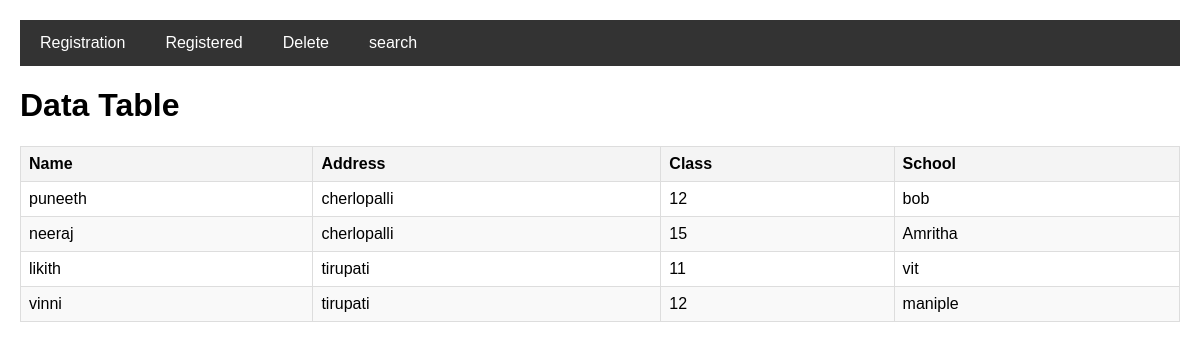
/registered, run on the app's committed database.
### student/models.py (models this page shows, shortened)
class register(models.Model):
    name=models.CharField(max_length=20)
    address=models.CharField(max_length=50)
    clas=models.IntegerField()
    school=models.CharField(max_length=100)

### student/views.py (the view)
# urls.py: path('registered',views.second,name='registered'),
def second(request):
    data=register.objects.all()
    return render(request,'second.html',{'data':data})

### templates/second.html (shortened to what this page needs)
<!DOCTYPE html>
<html lang="en">
<head>
</head>
<body>
    <div class="navbar">
        <a href="http://127.0.0.1:8000">Registration</a>
        <a href="http://127.0.0.1:8000/registered">Registered</a>
        <a href="http://127.0.0.1:8000/delk">Delete</a>
        <a href="http://127.0.0.1:8000/search">search</a>
    </div>
    <h1>Data Table</h1>
    <table>
        <thead>
            <tr>
                <th>Name</th>
                <th>Address</th>
                <th>Class</th>
                <th>School</th>
            </tr>
        </thead>
        <tbody>
            {% for re in data %}
            <tr>
                <td>{{ re.name }}</td>
                <td>{{ re.address }}</td>
                <td>{{ re.clas }}</td>
                <td>{{ re.school }}</td>
            </tr>
            {% endfor %}
        </tbody>
    </table>
</body>
</html>

### templates/second.html (style rules this page uses)
body { font-family: Arial, sans-serif; margin: 20px; }
.navbar { background-color: #333; overflow: hidden; margin-bottom: 20px; }
.navbar a { float: left; display: block; color: white; text-align: center; padding: 14px 20px; text-decoration: none; }
table { width: 100%; border-collapse: collapse; margin-bottom: 20px; }
table, th, td { border: 1px solid #ddd; }
th, td { padding: 8px; text-align: left; }
th { background-color: #f4f4f4; }
tr:nth-child(even) { background-color: #f9f9f9; }

### data on the page
register: name "puneeth", address "cherlopalli", clas "12", school "bob"
register: name "neeraj", address "cherlopalli", clas "15", school "Amritha"
register: name "likith", address "tirupati", clas "11", school "vit"
register: name "vinni", address "tirupati", clas "12", school "maniple"
